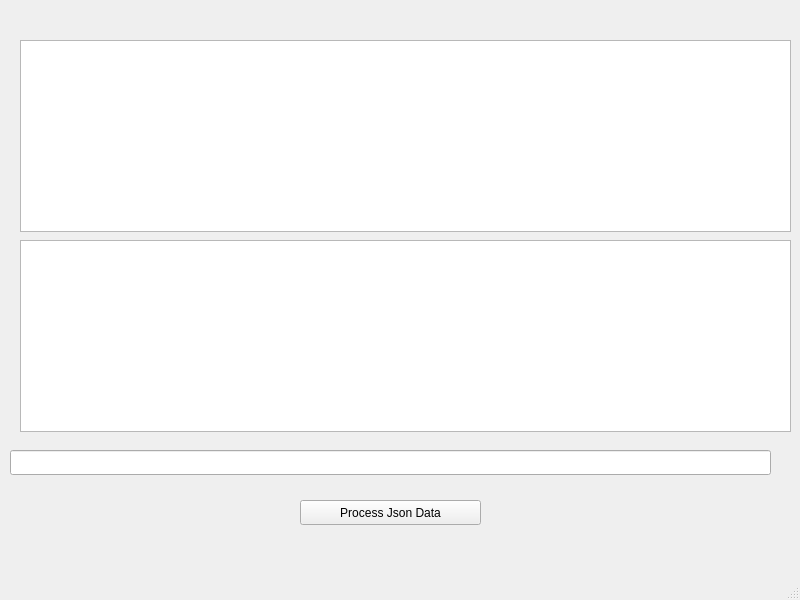
<?xml version="1.0" encoding="UTF-8"?>
<ui version="4.0">
 <class>MainWindow</class>
 <widget class="QMainWindow" name="MainWindow">
  <property name="geometry">
   <rect>
    <x>0</x>
    <y>0</y>
    <width>800</width>
    <height>600</height>
   </rect>
  </property>
  <property name="windowTitle">
   <string>MainWindow</string>
  </property>
  <widget class="QWidget" name="centralwidget">
   <widget class="QListWidget" name="listWidget">
    <property name="geometry">
     <rect>
      <x>20</x>
      <y>40</y>
      <width>771</width>
      <height>192</height>
     </rect>
    </property>
   </widget>
   <widget class="QListWidget" name="listWidget_contents">
    <property name="geometry">
     <rect>
      <x>20</x>
      <y>240</y>
      <width>771</width>
      <height>192</height>
     </rect>
    </property>
   </widget>
   <widget class="QPushButton" name="ProcessJson">
    <property name="geometry">
     <rect>
      <x>300</x>
      <y>500</y>
      <width>181</width>
      <height>25</height>
     </rect>
    </property>
    <property name="text">
     <string>Process Json Data</string>
    </property>
   </widget>
   <widget class="QLineEdit" name="lineEdit">
    <property name="geometry">
     <rect>
      <x>10</x>
      <y>450</y>
      <width>761</width>
      <height>25</height>
     </rect>
    </property>
   </widget>
  </widget>
  <widget class="QMenuBar" name="menubar">
   <property name="geometry">
    <rect>
     <x>0</x>
     <y>0</y>
     <width>800</width>
     <height>22</height>
    </rect>
   </property>
  </widget>
  <widget class="QStatusBar" name="statusbar"/>
 </widget>
 <resources/>
 <connections/>
</ui>
